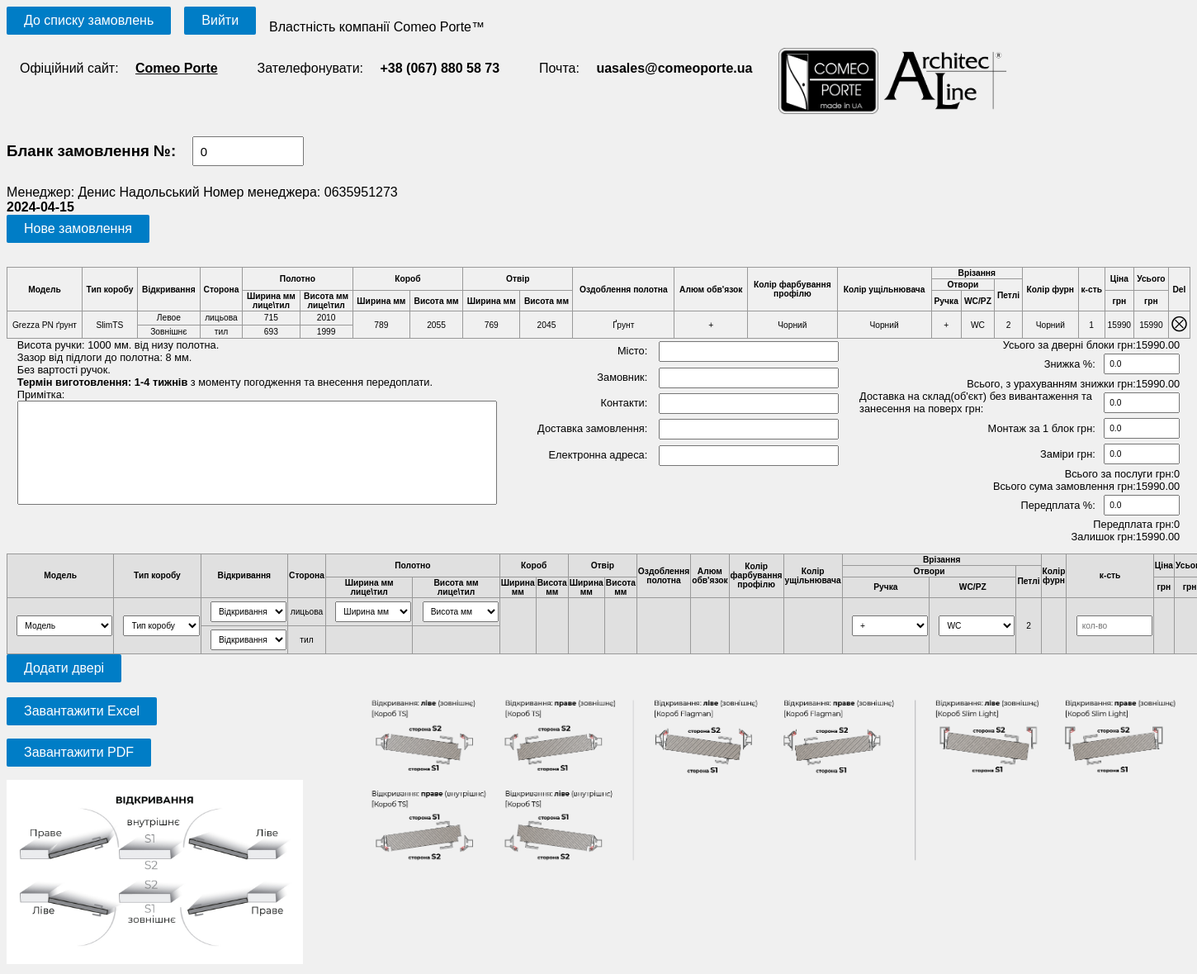
The app's page /order/13/ (signed in) with its own data.
### polls/models.py (models this page shows)
class Table(models.Model):
    order_number = models.IntegerField()
    html = models.TextField()
    total = models.FloatField()
    sale = models.FloatField()
    total_with_sale = models.FloatField()
    delivery = models.FloatField()
    install = models.FloatField()
    poslugy = models.FloatField()
    measurements = models.FloatField()
    total_ex_vat = models.FloatField()
    prepayment = models.FloatField()
    remainder = models.FloatField()
    manager = models.ForeignKey(User, on_delete=models.CASCADE)
    manager_phone = models.CharField(max_length=15)
    date = models.DateField(default=timezone.now().strftime("%Y-%m-%d"))
    city = models.CharField(max_length=50)
    client = models.CharField(max_length=50)
    delivery_info = models.CharField(max_length=150)
    client_contact = models.CharField(max_length=100)
    client_email = models.EmailField(max_length=254)
    note = models.TextField()

### polls/views.py (the view)
# urls.py: path('order/<int:order_id>/', views.order, name='order'),
@login_required
def order(request, order_id):
    door_block_list = DoorBlock.objects.all().order_by('model')
    template = loader.get_template('polls/order.html')
    id: int
    try:
        id = order_id
        obj = Table.objects.filter(id=id).last()
    except:
        return new_order(request=request)
    context = {
        'order_id': None,
        'door_block_list': door_block_list,
        'html': None,
        'date': timezone.now().strftime("%Y-%m-%d"),
        'table': None
    }
    if obj:
        context['order_id'] = obj.id
        context['html'] = obj.html
        context['table'] = obj
    return HttpResponse(template.render(context, request))

### polls/templates/polls/order.html (shortened to what this page needs)
{% load static %}
<head>
</head>
<link rel="stylesheet" href="{% static 'css/style.css' %}">
<div class="container">
    <form method="get" action="{% url 'index' %}">
        <button type="submit">До списку замовлень</button>
    </form>
    {% include "./login_base.html" %}
<div class="form-pdf" id="form-pdf">
    <div class="header">
        <div class="enter-header">
            <h3>Бланк замовлення №: <input type="text" value="{{table.order_number}}" class="info-value" id="order-number"></h3>
    <div class="manager">
        <div>Менеджер: {{user.get_full_name}} Номер менеджера: {{user.get_username}}</div>
    </div>
    <div><b>{{date}}</b></div>
    <form method="post" action="{% url 'new_order' %}">
        <button type="submit" id="new">Нове замовлення</button>
    </form>
        </div>
    </div>
    <div class="content">
        {% if html %}
            {{ html|safe }}
        {% endif %}
        <div class="info">
            <div class="price">
                <div class="info_price">
                    <span>Усього за дверні блоки грн: </span>
                    <span id="full-price-value" class="info-value"></span>
                </div>
                <div class="info_price inline-div">
                    <span>Знижка %: </span>
                    <input placeholder="0-100" type="number" id="discount-value" class="info-value" name="" min="0" max="100" value="{{table.sale}}">
                </div>
                <div class="info_price">
                    <span>Всього, з урахуванням знижки грн: </span>
                    <span id="full-price-discount-value" class="info-value"></span>
                </div>
                <div class="info_price inline-div">
                    <span>Доставка на склад(об'єкт) без вивантаження та занесення на поверх грн: </span>
                    <input placeholder="" type="number" id="delivery-value" class="info-value" name="" min="0" max="999999999" value="{{table.delivery}}">
                </div>
                <div class="info_price inline-div">
                    <span>Монтаж за 1 блок грн: </span>
                    <input placeholder="" type="number" id="instal-value" class="info-value" name="" min="0" max="99999999" value="{{table.install}}">
                </div>
                <div class="info_price inline-div">
                    <span>Заміри грн: </span>
                    <input placeholder="" type="number" id="zamery-value" class="info-value" name="" min="0" max="99999999" value="{{table.measurements}}">
                </div>
                <div class="info_price inline-div">
                    <span>Всього за послуги грн:</span>
                    <span id="poslugy"></span>
                </div>
                <div class="info_price">
                    <span>Всього сума замовлення грн: </span>
                    <span id="total-ex-vat-value" class="info-value"></span>
                </div>
                <div class="info_price inline-div">
                    <span>Передплата %: </span>
                    <input placeholder="0-100" type="number" id="prepayment-value" class="info-value" name="" min="0" max="100" value="{{table.prepayment}}">
                </div>
                <div class="info_price inline-div">
                    <span>Передплата грн: </span>
                    <span id="prepayment-percent"></span>
                </div>
                <div class="info_price">
                    <span>Залишок грн: </span>
                    <span id="remainder-value" class="info-value"></span>
                </div>
            </div>
            <div class="client-info">
                <div>Місто: <input id="city" value="{{table.city}}" class="info-value inp-15"></div>
                <div>Замовник: <input id="client" value="{{table.client}}" class="info-value inp-15"></div>
                <div>Контакти: <input id="client-contact" value="{{table.client_contact}}" class="info-value inp-15"></div>
                <div>Доставка замовлення: <input id="delivery-info" value="{{table.delivery_info}}" class="info-value inp-15"></div>
                <div>Електронна адреса: <input type='email' id="client-email" value="{{table.client_email}}" class="info-value inp-15"></div>
            </div>
            <div>
                <span>Висота ручки: 1000 мм. від низу полотна.</br>
                    Зазор від підлоги до полотна: 8 мм.</br>
                    Без вартості ручок.</br>
                    <span><b>Термін виготовлення: 1-4 тижнів</b> з моменту погодження та внесення передоплати.</span>
                </span>
                <label for="note">Примітка:</label></br>
                <textarea resize="none" name="note" id="note" rows="8" cols="70" class="info-value" value="{{table.note}}"></textarea>
            </div>
        </div>
    </div>
</div>
{% if door_block_list %}
<table id="form-table">
    <thead>
        <tr>
            <th class='cell' rowspan="3">Модель</th>
            <th class='cell' rowspan="3">Тип коробу</th>
            <th class='cell td-opening' rowspan="3">Відкривання</th>
            <th class='cell vertical' rowspan="3">Сторона</th>
            <th class='cell' colspan="2" rowspan="2">Полотно</th>
            <th class='cell' colspan="2" rowspan="2">Короб</th>
            <th class='cell' colspan="2" rowspan="2">Отвір</th>
            <th class='cell' rowspan="3">Оздоблення полотна</th>
            <th class='cell' rowspan="3">Алюм обв'язок</th>
            <th class='cell' rowspan="3">Колір фарбування</br> профілю</th>
            <th class='cell' rowspan="3">Колір ущільнювача</th>
            <th class='cell' colspan="3" rowspan="1">Врізання</th>
            <th class='cell' rowspan="3">Колір фурн</th>
            <th class='cell vertical' rowspan="3">к-сть</th>
            <th class='cell' rowspan="2">Ціна</th>
            <th class='cell' rowspan="2">Усього</th>
        </tr>
        <tr>
            <th class='cell' colspan="2">Отвори</th>
            <th class='cell' rowspan="2">Петлі</th>
        </tr>
        <tr>
            <th class='cell' rowspan="1">Ширина мм </br>лице\тил</th>
            <th class='cell'>Висота мм </br>лице\тил</th>
            <th class='cell'>Ширина мм</th>
            <th class='cell'>Висота мм</th>
            <th class='cell'>Ширина мм</th>
            <th class='cell'>Висота мм</th>
            <th class='cell'>Ручка</th>
            <th class='cell'>WC/PZ</th>
            <th class='cell'>грн</th>
            <th class='cell'>грн</th>
        </tr>
    </thead>
    <tbody>
        <tr>
            <td class='cell' rowspan="2">
                <select name="model" id="select-model" class='model get_filtered_data'>
                    <option value="" disabled selected>Модель</option>
                </select>
            </td>
            <td class='cell' rowspan="2">
                <select name="frame" id="select-frame" class='frame get-data get_filtered_data'>
                    <option value="" disabled selected>Тип коробу</option>
                </select>
            </td>
            <td class='cell td-opening'>
                <select name="opening" id="select-opening" class='opening'>
                    <option value="" disabled selected>Відкривання</option>
                </select>
            </td>
            <td class='cell'>
                <span>лицьова</span>
            </td>
            <td class='cell'>
                <select name="width" id="select-width" class='width get-data get_filtered_data'>
                    <option value="" disabled selected>Ширина мм</option>
                </select>
            </td>
            <td class='cell'>
                <select name="height" id="select-height" class='height get-data'>
                    <option value="" disabled selected>Висота мм</option>
                </select>
            </td>
            <td class='cell' rowspan="2">
            </td>
            <td class='cell' rowspan="2">
            </td>
            <td class='cell' rowspan="2">
            </td>
            <td class='cell' rowspan="2">
            </td>
            <td class='cell' rowspan="2">
            </td>
            <td class='cell' rowspan="2">
            </td>
            <td class='cell' rowspan="2">
            </td>
            <td class='cell' rowspan="2">
            </td>
            <td class='cell' rowspan="2">
                <select name="pen" id="is-pen-face" class='is-pen'>
                    <option value="+" selected>+</option>
                </select>
            </td>
            <td class='cell' rowspan="2">
                <select name="pen" id="is-wc-face" class='is-pen'>
                    <option value="WC" selected>WC</option>
                </select>
            </td>
            <td class='cell' rowspan="2">
                <span id="loop">2</span>
            </td>
            <td class="cell" rowspan="2">
            </td>
            <td class='cell count' rowspan="2">
                <input placeholder="кол-во" type="number" name="" id="count" min="1" max="99">
            </td>
            <td class='cell' rowspan="2">
            </td>
            <td class='cell total-price' rowspan="2">
            </td>
        </tr>
        <tr>
            <td class='cell'>
                <select name="opening-2" id="select-opening-2" class='opening'>
                    <option value="" disabled selected>Відкривання</option>
                </select>
            </td>
            <td class='cell'>
                <span>тил</span>
            </td>
            <td class='cell'>
            </td>
            <td class='cell'>
            </td>
        </tr>
    </tbody>
</table>
{% endif %}
</div>
<button type="button" id="add">Додати двері</button>
<form method="post" action="{% url 'create_excel_specification' table.id %}">
    <button type="submit">Завантажити Excel</button>
</form>
<form method="get" action={% url 'create_pdf_specification' table.id %}>
    <button type="submit" id="gen-pdf">Завантажити PDF</button>
<div class="opening-photo">
    <img src="{% static "media/opening.jpg" %}" class="opening-img">
    <img src="{% static "media/opening-2.png" %}" class="opening-img2">
</div>

### polls/static/css/style.css (style rules this page uses)
button, a { color: #fff; display: inline-block; margin-bottom: 0; font-weight: normal; text-align: center; vertical-align: middle; touch-action: manipulation; cursor: pointer; background-image: none; border: 1px solid transparent; white-space: nowrap; padding: 6px 20px; font-size: 16px; line-height: 1.25; border-radius: 2px; -webkit-user-select: none; -moz-user-select: none; -ms-user-select: none; user-select: none; background-color: #007dc6; transition: background-color .3s ease-out 100ms; margin: 0 1em 0 0; }
.container { display: flex; flex-wrap: wrap; }
#form-pdf, #form-table { box-sizing: border-box; width: 100%; }
#form-table { background-color: #e0e0e0; }
table { width: 100%; border-collapse: collapse; margin-top: 1em; }
table, th, td { border: 1px solid #999; font-size: .8em; height: 1em; text-align: center; }
input, select { width: 9em; padding: .5em; margin: .3em 0 .3em 1em; box-sizing: border-box; font-size: 1em; }
.info { display: flex; flex-wrap: nowrap; justify-content: space-evenly; flex-direction: row-reverse; }
.info>div { flex: 1 1 50%; box-sizing: border-box; padding: 0 1em; font-size: .8em; }
.client-info { display: flex; flex-direction: column; align-content: stretch; align-items: flex-end; flex-wrap: nowrap; }
.inp-15 { width: 15vw; }
.form-pdf input, .form-pdf select { font-size: .8em; }
.info_price { display: flex; align-items: center; justify-content: flex-end; }
.opening-img { width: 25%; }
.opening-img2 { width: 70%; transform: translate(4em, -7em); }
#select-model { width: 8vw; }
.remove-button { cursor: pointer; font-size: 2em; }
textarea { resize: none; }
.header { display: flex; justify-content: space-between; }

### records on screen
Table: order_number "0", html "Модель Тип коробу Відкривання Сторона Полотно Короб Отвір Оздоблення полотна Алюм обв'язок Колір фарбування профілю Колір ущільнювача Врізання Колір фурн к-сть Ціна Усього Del Отвори Петлі Ширина мм лице\\тил Висота мм лице\\тил Ширина мм Висота мм Ширина мм Висота мм Ручка WC/PZ грн грн Grezza PN ґрунт SlimTS Левое лицьова 715 2010 789 2055 769 2045 Ґрунт + Чорний Чорний + WC 2 Чорний 1 15990 15990 ⮾ Зовнішнє тил 693 1999", sale "0.0", delivery "0.0", install "0.0", measurements "0.0", prepayment "0.0"

### other values on screen
{{ user.get_full_name }} "Денис Надольський"
{{ user.get_username }} "0635951273"
